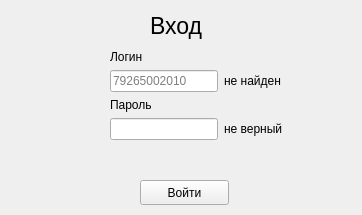
<?xml version="1.0" encoding="UTF-8"?>
<ui version="4.0">
 <class>Login</class>
 <widget class="QWidget" name="Login">
  <property name="geometry">
   <rect>
    <x>0</x>
    <y>0</y>
    <width>362</width>
    <height>215</height>
   </rect>
  </property>
  <property name="windowTitle">
   <string>Логистик</string>
  </property>
  <widget class="QPushButton" name="pushButton_login">
   <property name="geometry">
    <rect>
     <x>140</x>
     <y>180</y>
     <width>89</width>
     <height>25</height>
    </rect>
   </property>
   <property name="text">
    <string>Войти</string>
   </property>
  </widget>
  <widget class="QLabel" name="label_main_input">
   <property name="geometry">
    <rect>
     <x>150</x>
     <y>10</y>
     <width>101</width>
     <height>31</height>
    </rect>
   </property>
   <property name="font">
    <font>
     <pointsize>17</pointsize>
    </font>
   </property>
   <property name="text">
    <string>Вход</string>
   </property>
  </widget>
  <widget class="QWidget" name="formLayoutWidget">
   <property name="geometry">
    <rect>
     <x>110</x>
     <y>50</y>
     <width>241</width>
     <height>104</height>
    </rect>
   </property>
   <layout class="QFormLayout" name="formLayout">
    <item row="2" column="0">
     <widget class="QLabel" name="label_password">
      <property name="text">
       <string>Пароль</string>
      </property>
     </widget>
    </item>
    <item row="3" column="1">
     <widget class="QLabel" name="label_bad_password">
      <property name="text">
       <string>не верный</string>
      </property>
     </widget>
    </item>
    <item row="3" column="0">
     <widget class="QLineEdit" name="lineEdit_password"/>
    </item>
    <item row="1" column="0">
     <widget class="QLineEdit" name="lineEdit_login">
      <property name="placeholderText">
       <string>79265002010</string>
      </property>
     </widget>
    </item>
    <item row="0" column="0">
     <widget class="QLabel" name="label_login">
      <property name="text">
       <string>Логин</string>
      </property>
     </widget>
    </item>
    <item row="1" column="1">
     <widget class="QLabel" name="label_user_not_found">
      <property name="text">
       <string>не найден</string>
      </property>
     </widget>
    </item>
   </layout>
  </widget>
 </widget>
 <tabstops>
  <tabstop>lineEdit_login</tabstop>
  <tabstop>lineEdit_password</tabstop>
  <tabstop>pushButton_login</tabstop>
 </tabstops>
 <resources/>
 <connections>
  <connection>
   <sender>pushButton_login</sender>
   <signal>clicked()</signal>
   <receiver>Login</receiver>
   <slot>close()</slot>
   <hints>
    <hint type="sourcelabel">
     <x>194</x>
     <y>202</y>
    </hint>
    <hint type="destinationlabel">
     <x>199</x>
     <y>149</y>
    </hint>
   </hints>
  </connection>
 </connections>
</ui>
